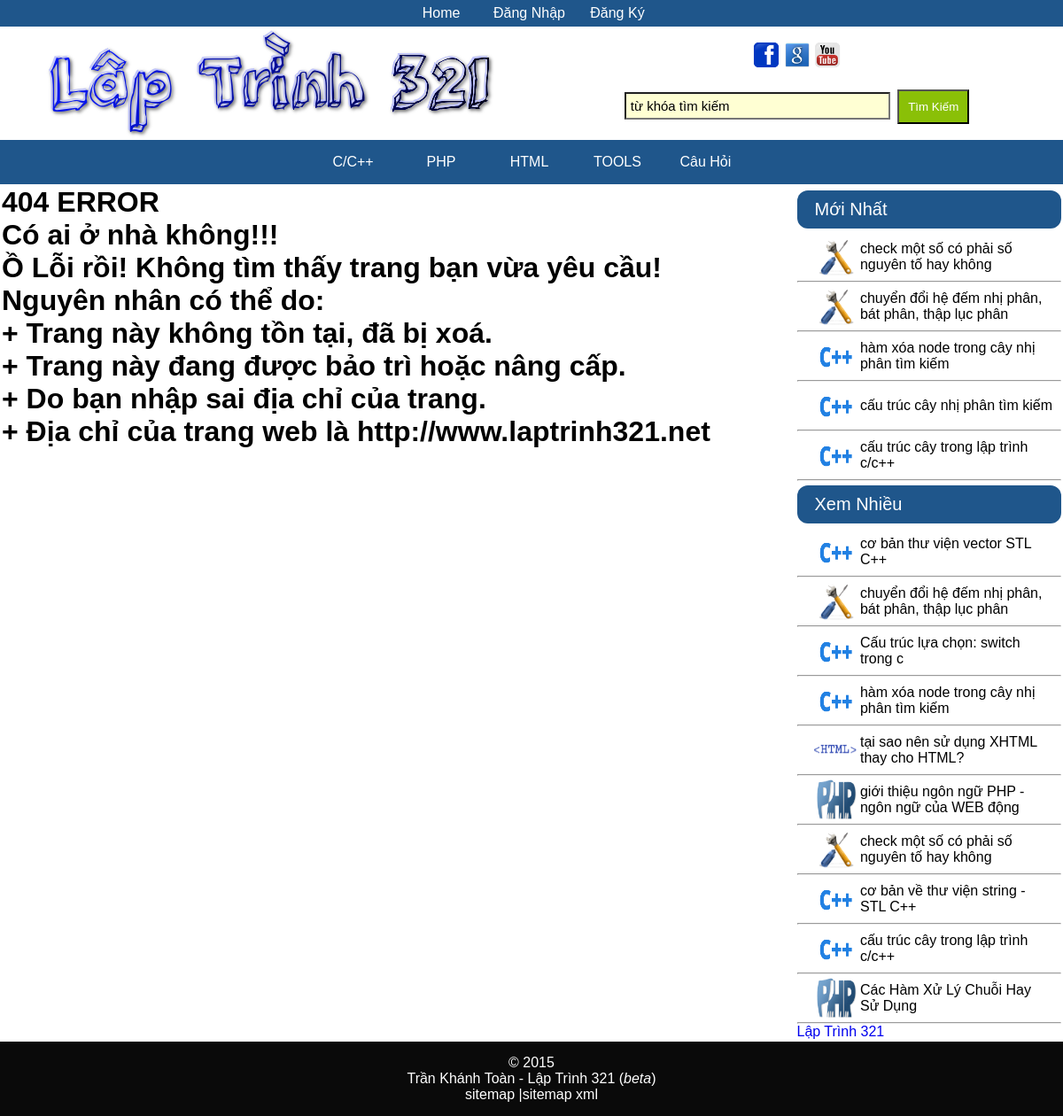
Page /404.php on the committed database.
### tables this page shows
CREATE TABLE IF NOT EXISTS `menu_tren` (
  `title` text,
  `link` text,
  `id` int(11) NOT NULL
);

CREATE TABLE IF NOT EXISTS `chuyenmuc` (
  `id` int(10) unsigned NOT NULL,
  `title` text,
  `image` varchar(255) DEFAULT NULL
);

CREATE TABLE IF NOT EXISTS `baiviet` (
  `idbv` int(10) unsigned NOT NULL,
  `subject` text,
  `content` longtext,
  `image_bv` varchar(255) DEFAULT NULL,
  `parent` int(10) unsigned NOT NULL,
  `date_add` date DEFAULT NULL,
  `views` int(11) DEFAULT '0',
  `author` int(11) NOT NULL DEFAULT '1',
  `des` longtext
);

CREATE TABLE IF NOT EXISTS `options` (
  `footer` text,
  `maxpage` int(11) DEFAULT NULL,
  `maxpage_cmt` int(11) DEFAULT NULL,
  `facebook` text,
  `google` text,
  `youtube` text
);

### config.php (called while the page is built, shortened)
<?php
$servername = "localhost";
$username = "root";
$password = "";
$dbname = "laptrinh321";
$homeurl = "http://laptrinh321.dev:8080";
$conn = mysqli_connect($servername, $username, $password, $dbname);
mysqli_set_charset($conn,'utf8');
$sql="SELECT * FROM options";
$result=mysqli_query($conn,$sql);
$row=mysqli_fetch_assoc($result);
$maxpage=$row['maxpage'];
$option_footer=$row['footer'];
function rewrite($s)
{
	$a=array("á","à","ả","ã","ạ","Á","À","Ả","Ã","Ạ",
			 "ắ","ằ","ẳ","ẵ","ặ","Ắ","Ằ","Ẳ","Ẵ","Ặ","ă","Ă",
			 "ấ","ầ","ẩ","ẫ","ậ","Ấ","Ầ","Ẩ","Ẫ","Ậ","â","Â",
			 "đ","Đ","A","B","C","D","E","F","G","H","I","J","K","L","M","N","O","P","Q","R","S","T","U","V","W","X","Y","Z",
			 "é","è","ẻ","ẽ","ẹ","É","È","Ẻ","Ẽ","Ẹ",
			 "ế","ề","ể","ễ","ệ","Ế","Ề","Ể","Ễ","Ệ","ê","Ê",
			 "í","ì","ỉ","ĩ","ị","Í","Ì","Ỉ","Ĩ","Ị",
			 "ó","ò","ỏ","õ","ọ","Ó","Ò","Ỏ","Õ","Ọ",
			 "ố","ồ","ổ","ỗ","ộ","Ố","Ồ","Ổ","Ỗ","Ộ","ô","Ô",
			 "ớ","ờ","ở","ỡ","ợ","Ớ","Ờ","Ở","Ỡ","Ợ","ơ","Ơ",
			 "ú","ù","ủ","ũ","ụ","Ú","Ù","Ủ","Ũ","Ụ",
			 "ứ","ừ","ử","ữ","ự","Ứ","Ừ","Ử","Ữ","Ự","ư","Ư",
			 "ý","ỳ","ỷ","ỹ","ỵ","Ý","Ỳ","Ỷ","Ỹ","Ỵ",",","+","[","]","-",":","/",
			 "*","(",")","?","\"");
	$b=array("a","a","a","a","a","a","a","a","a","a",
		     "a","a","a","a","a","a","a","a","a","a","a","a",
		     "a","a","a","a","a","a","a","a","a","a","a","a",
		     "d","d","a","b","c","d","e","f","g","h","i","j","k","l","m","n","o","p","q","r","s","t","u","v","w","x","y","z",
		     "e","e","e","e","e","e","e","e","e","e",
		     "e","e","e","e","e","e","e","e","e","e","e","e",
		     "i","i","i","i","i","i","i","i","i","i",
		     "o","o","o","o","o","o","o","o","o","o",
		     "o","o","o","o","o","o","o","o","o","o","o","o",
		     "o","o","o","o","o","o","o","o","o","o","o","o",
		     "u","u","u","u","u","u","u","u","u","u",
		     "u","u","u","u","u","u","u","u","u","u","u","u",
		     "y","y","y","y","y","y","y","y","y","y","","","","","","","",
		     "","","","","");
	$s=str_replace($a,$b,$s);
	$s=str_replace(" ","-",$s);
	return $s;
}
?>

### function/xemnhieu.php (the view)
<div class="header">Xem Nhiều</div>
<?php
$sql="SELECT * FROM baiviet ORDER BY views DESC LIMIT ".$maxpage;
if($result=mysqli_query($conn,$sql))
while($row=mysqli_fetch_assoc($result))
{
?>
<a href="<?php echo $row['idbv']; ?>-<?php echo rewrite($row['subject']); ?>.html">
<table class="list1">
	<tr>
		<td width="50px">
			<img style="width:50px;height:50px" src="<?php echo $row['image_bv']; ?>"/>
		</td>
		<td>
			<font style="font-size:16px"><?php echo $row['subject']; ?></font>
		</td>
	</tr>
</table>
</a>
<hr/>
<?php
}
?>

### function/menu_tren.php
<div class="menu_tren">
	<ul>
	<?php
	$sql="SELECT * FROM menu_tren";
	if($result = mysqli_query($conn,$sql))
	if(mysqli_num_rows($result)>0)
	{
		while($row=mysqli_fetch_assoc($result))
		{
			?>
				<li><a href="<?php echo $row['link']; ?>"><?php echo $row['title']; ?></a></li>
			<?php
		}
	}
	if(isset($_SESSION['uid']))
	{
?>
		<li><a href="<?php echo $homeurl; ?>/datcauhoi.php">Đặt Câu Hỏi</a></li>
		<li><a href="<?php echo $homeurl; ?>/thong_bao.php">Thông Báo(<?php echo thong_bao($_SESSION['uid']); ?>)</a></li>
		<li><a href="<?php echo $homeurl; ?>/profile.php">Profile</a></li>
		<li><a href="<?php echo $homeurl; ?>/logout.php">Đăng Xuất</a></li>
<?php
	}
	else
	{
?>
		<li><a href="<?php echo $homeurl; ?>/login.php">Đăng Nhập</a></li>
		<li><a href="<?php echo $homeurl; ?>/register.php">Đăng Ký</a></li>
<?php
	}
	?>
</ul>
</div>

### function/main-menu.php
<div class="main-menu">
	  		<ul>
<?php
$sql="SELECT * FROM chuyenmuc";
if($result=mysqli_query($conn,$sql))
if(mysqli_num_rows($result)>0)
{
	while($row=mysqli_fetch_assoc($result))
	{
?>
				<li>
					<a href="<?php echo $homeurl; ?>/category-<?php echo $row['id']; ?>-<?php echo rewrite($row['title']); ?>.html"><?php echo $row['title']; ?></a>
				</li>
<?php
	}
}
?>
			</ul>
		</div>

### footer.php (shortened to what this page needs)
<td style="vertical-align:top;width:25%">
	<?php include "function/sidebar.php"; ?>
</td>
</tr>
</table>
<div class="footer">
	<?php echo $option_footer;?>
	<a target="_blank" style="color:#fff;" href="/sitemap.php">sitemap |</a><a target="_blank" style="color:#fff;" href="/sitemap.xml">sitemap xml</a>
</div>
</body>
</html>

### function/moi_nhat.php
<div class="header">Mới Nhất</div>
<?php
$sql1="SELECT * FROM baiviet ORDER BY idbv DESC LIMIT 5";
if($result1=mysqli_query($conn,$sql1))
while($row1=mysqli_fetch_assoc($result1))
{
?>
<a href="<?php echo $row1['idbv']; ?>-<?php echo rewrite($row1['subject']); ?>.html">
<table class="list1">
	<tr>
		<td width="50px">
			<img style="width:50px;height:50px" src="<?php echo $row1['image_bv']; ?>"/>
		</td>
		<td>
			<font style="font-size:16px"><?php echo $row1['subject']; ?></font>
		</td>
	</tr>
</table>
</a>
<hr/>
<?php
}
?>

### css/style.css (style rules this page uses)
* { text-decoration:none; margin:0; padding:0; }
html { background:#999; }
body { font-family:sans-serif; background:#fff; width:100%; margin:auto; }
.menu_tren ul, .main-menu ul { background: #1F568B; list-style-type: none; text-align: center; }
.menu_tren li { display: inline-block; width: 100px; height: 30px; line-height: 30px; margin-left: -5px; position:relative; }
.menu_tren a, .main-menu a { display:block; color:#fff; }
.main-menu li { display: inline-block; width: 100px; height: 50px; line-height: 50px; margin-left: -5px; position:relative; }
.footer { background:#0A0A0A; padding:15px 15px 15px 15px; text-align:center; color:#fff; }
.header { font-size:20px; padding:10px 10px 10px 20px; margin:5px 0px 5px 0px; color:#fff; background:#1F568B; border-radius:12px; }
.list, .list1 { width:95%; margin:auto; background:#ffffff; padding-left:10px; }

### rows in the picture
menu_tren: title "Home"
chuyenmuc: title "C/C++"
chuyenmuc: title "PHP"
chuyenmuc: title "HTML"
chuyenmuc: title "TOOLS"
chuyenmuc: title "Câu Hỏi"
baiviet: image_bv (picture), subject "check một số có phải số nguyên tố hay không"
baiviet: image_bv (picture), subject "chuyển đổi hệ đếm nhị phân, bát phân, thập lục phân"
baiviet: image_bv (picture), subject "hàm xóa node trong cây nhị phân tìm kiếm"
baiviet: image_bv (picture), subject "cấu trúc cây nhị phân tìm kiếm"
baiviet: image_bv (picture), subject "cấu trúc cây trong lập trình c/c++"
baiviet: image_bv (picture), subject "cơ bản thư viện vector STL C++"
baiviet: image_bv (picture), subject "Cấu trúc lựa chọn: switch trong c"
baiviet: image_bv (picture), subject "tại sao nên sử dụng XHTML thay cho HTML?"
baiviet: image_bv (picture), subject "giới thiệu ngôn ngữ PHP - ngôn ngữ của WEB động"
baiviet: image_bv (picture), subject "cơ bản về thư viện string - STL C++"
baiviet: image_bv (picture), subject "Các Hàm Xử Lý Chuỗi Hay Sử Dụng"
options: footer "© 2015 Trần Khánh Toàn - Lập Trình 321 ( beta )"
